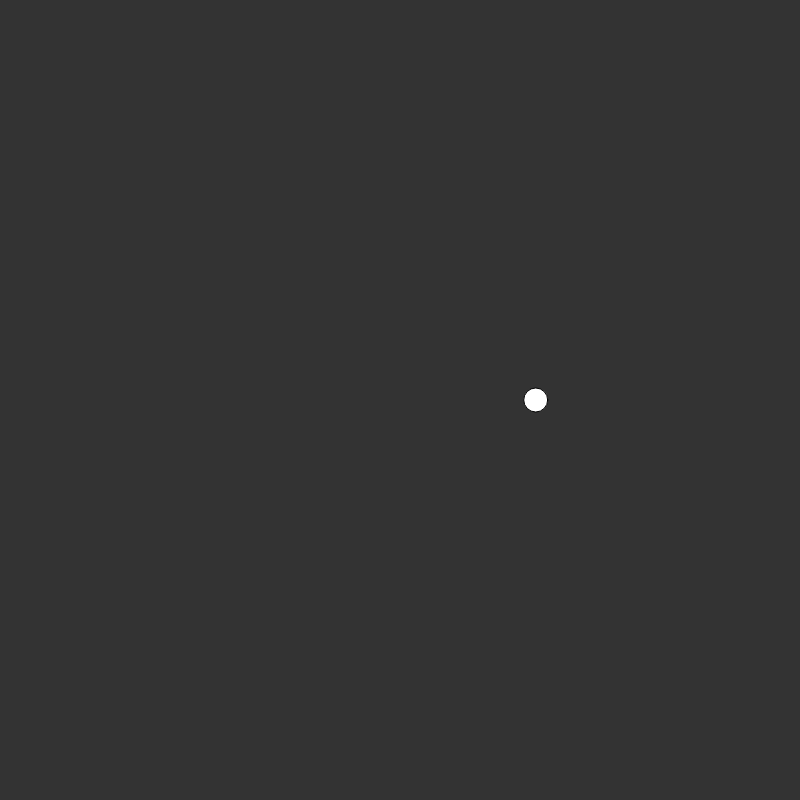
Frame 1 (no input)
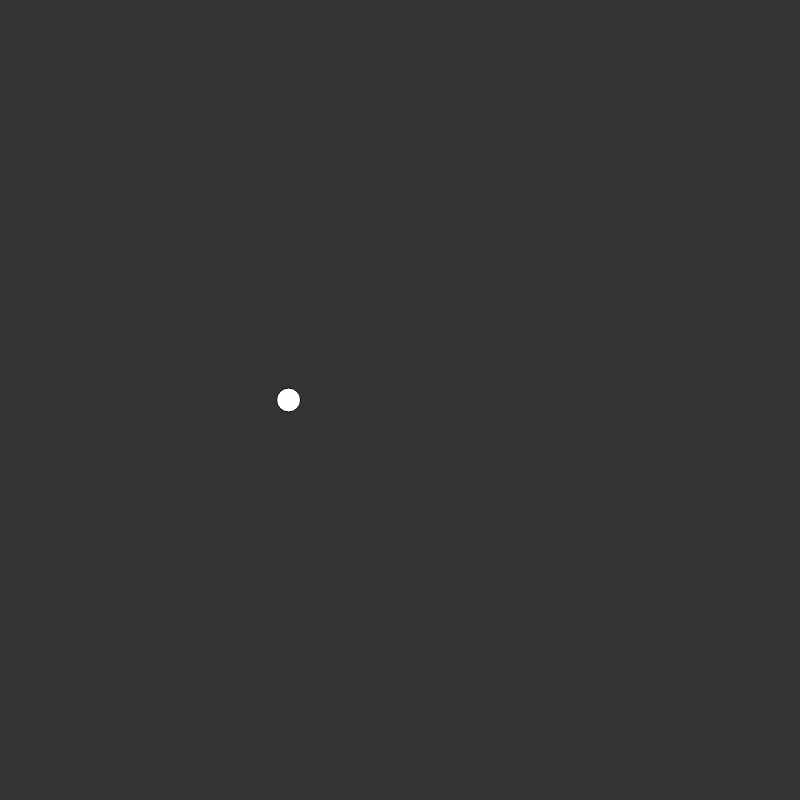
Frame 60 (no input)
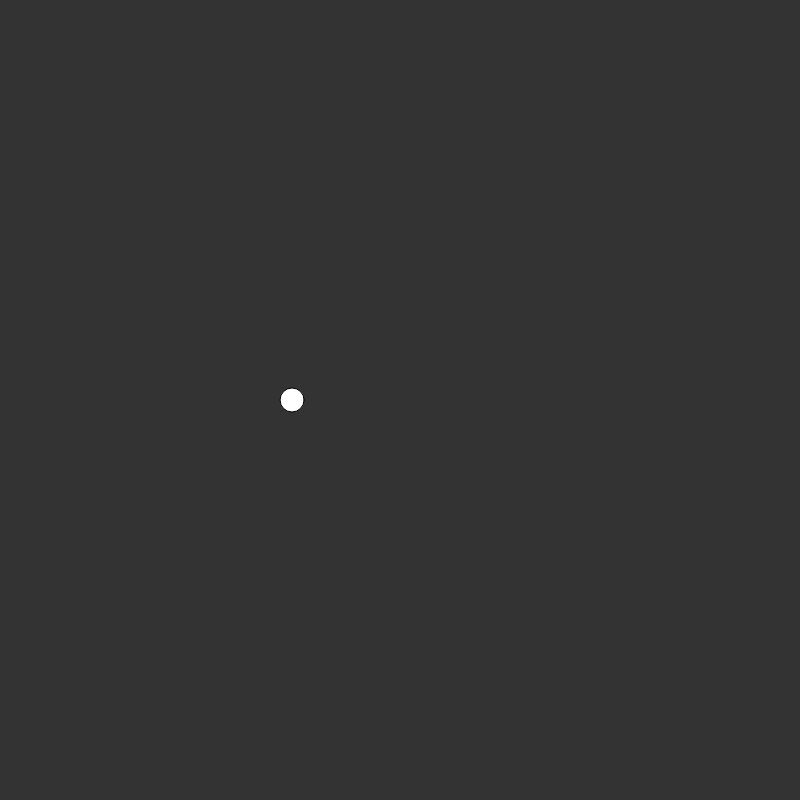
Frame 120 (the mouse pressed at the canvas centre since frame 60)

The p5.js sketch that drew these frames (run headless with seeded random() and noise() and a simulated clock; from frame 60 on, the mouse is pressed at the canvas centre):

// p5.js sketch
// ── sketch.js
// Perlin Noise : Part01 : 1D Perlin Noise

let xoff = 0;

function setup() {
    createCanvas(800, 800);
}

function draw() {
    background(51);
    let x = map(noise(xoff), 0, 1, 0, width);
    xoff += 0.01;
    ellipse(x, 400, 24, 24);
}
